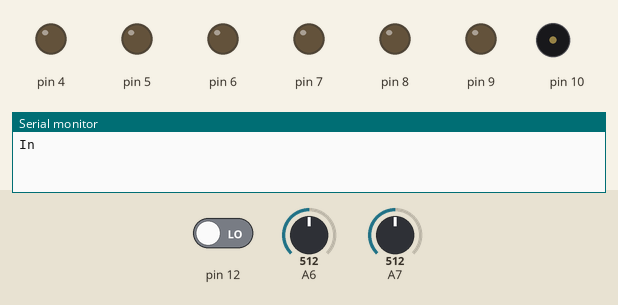
This sketch was run on a simulated Arduino Uno, built with avr-gcc and run on an emulated ATmega328P. Parts: output pins drawn as LEDs (lit = HIGH), buzzer (waves = sounding), the last lines printed to the serial monitor. Inputs (shaded band) come from the test bench; at power-on: pin 12 LOW, A6 = 512, A7 = 512. The modem accepts every AT command (registered, SIM ready, sends succeed) and sends nothing else; pins used as bus, display or sensor lines are not drawn.

Above: at 0.8 s.
0.9 s: pin 12 driven HIGH
At 1.1 s:
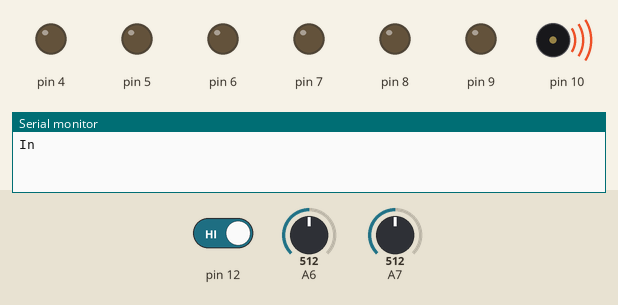
At 4.2 s:
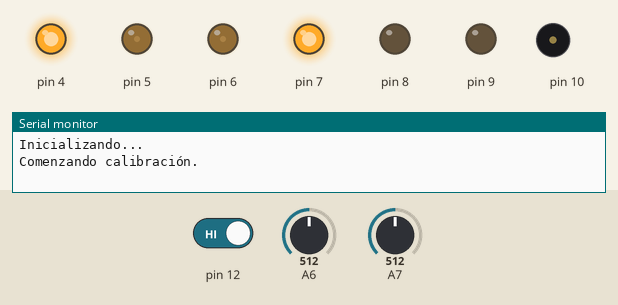
Timing chart, 0 to 15.6 s (numbered marks = the images above; inputs shaded):
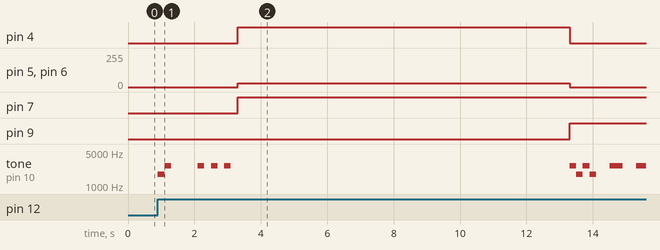

The sketch:

Hermes_PID_GEO.ino
```cpp
#include <ArduControllerBluetooth.h>
#include <HermesMustakis.h>

#define TX_BT 0
#define RX_BT 1
#define BRATE_BT 9600

const float Kp = 0.08;  // Regula el factor proporcional (Proporcional a la posición)
const float Ki = 0;     // Regula el factor integrante (Sumatoria de los errores)
const float Kd = 0;   // Regula el factor derivado (Taza de cambio de posición)
const int Tp = 80;    // Guarda la velocidad base
const int ref = 0;      // Guarda el punto central del sensor de linea

hermesMustakis hermes;
ArduControllerBluetooth bt(RX_BT, TX_BT, 9600);

void setup()
{
  Serial.begin(9600);
  Serial.println("Inicializando...");
  hermes.init();
  bt.begin();
  bt.sendATCommand("AT+NAMEHermesTemuco");

  while(digitalRead(BOTON) == 0);

  hermes.tono_subida();
  delay(800);
  tone(BUZZER, NOTE_E7, 200);
  delay(400);
  tone(BUZZER, NOTE_E7, 200);
  delay(400);
  tone(BUZZER, NOTE_E7, 200);
  delay(400);

  Serial.println("Comenzando calibración.");
  hermes.mover(30,-30);
  hermes.calibrar(10000);
  hermes.mover(0,0);
  hermes.tono_bajada();

  while(digitalRead(BOTON) == 0);

  hermes.tono_bajada();
  delay(400);
  hermes.tono_alto();
  delay(400);
  hermes.tono_alto();
  delay(400);
  hermes.tono_alto();

  Serial.println("Comenzando seguimiento de linea.");
  while(digitalRead(BOTON) == 0)
  {
    bt.communication();
    hermes.seguidor(Kp, Ki, Kd, Tp);
    hermes.hitos();
  }

  hermes.mover(0,0);
  hermes.tono_subida();
  hermes.tono_bajada();
}

void loop()
{}
```

Measured:
- after the input at 0.9 s, pin 4: LOW → HIGH after 2.4 s, → LOW 10.0 s later; pin 5: 0/255 → 30/255 after 2.4 s, → 0/255 10.0 s later
